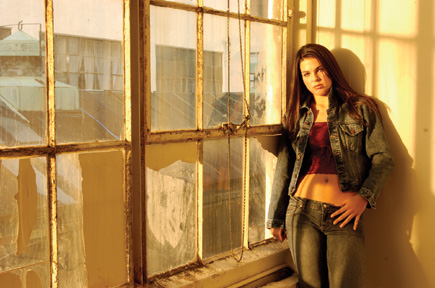
#> input picture 402 Project/warm/0805poweri08_37892270531_o.jpg, 435 x 288 px; its folder holds 4 pictures in this run
$ python image_formatting.py   (Python 2 division)
#> lines starting #> are read from the running program, lines starting #| are printed output that depends on the picture
import cv2
import numpy as np
import glob

class StatModel(object):
    def load(self, fn):
        self.model.load(fn)  # Known bug: https://github.com/opencv/opencv/issues/4969
    def save(self, fn):
        self.model.save(fn)

class SVM(StatModel):
    # [6 lines left out: function __init__, not called in this run]

    def train(self, samples, responses):
        self.model.train(samples, cv2.ml.ROW_SAMPLE, responses)

    def predict(self, samples):

        return self.model.predict(samples)[1].ravel()

# [29 lines left out: functions evaluate_model, get_hog, not called in this run]


hsv_imgs = np.array((0))
img_labels = np.array((0))
img_size = 250;
img_int_size = (img_size**2) * 3

#Adds warm filter images as HSV to training data
print('Formatting Warm Images')
for filename in glob.glob('warm/*'):
    if filename.endswith(".jpg") or filename.endswith(".png"):
        img = cv2.imread(filename)
#> img is the input picture: shape (288, 435, 3); mean B, G, R 78.6, 133.4, 172.1
        height, width = img.shape[:2]
#> height = 288; width = 435
        max_height = img_size
        max_width = img_size

        # only shrink if img is bigger than required
        #if max_height < height or max_width < width:
            # get scaling factor
        scaling_factorY = max_height / float(height)
#> scaling_factorY = 0.868
            #if max_width/float(width) < scaling_factor:
        scaling_factorX = max_width / float(width)
#> scaling_factorX = 0.575
            # resize image
        img = cv2.resize(img, None, fx=scaling_factorX, fy=scaling_factorY, interpolation=cv2.INTER_AREA)
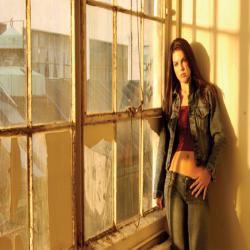
#> img: shape (250, 250, 3); mean B, G, R 78.6, 133.4, 172.1

        #key = cv2.waitKey()

	img_hsv = cv2.cvtColor(img, cv2.COLOR_BGR2HSV)
#> img_hsv: shape (250, 250, 3); mean H, S, V 18.7, 148.7, 172.1

	#print (img_hsv)

	hsv_imgs = np.append(hsv_imgs, img_hsv)
	img_labels = np.append(img_labels, 0)

        continue
    else:
        continue
#> pass 2 of the loop `for filename in glob.glob('warm/*'):`:
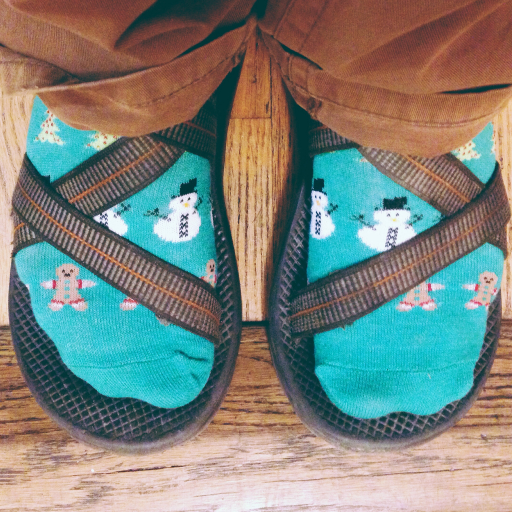
#> input picture 402 Project/warm/11316387066_33c17486cd_b_24038818328_o.jpg, 1024 x 1024 px (shown at 1/2 size)
#> img is the input picture: shape (1024, 1024, 3); mean B, G, R 124.3, 131.4, 123.9
#> `img = cv2.resize(img, None, fx=scaling_factorX, fy=scaling_factorY, in..`:
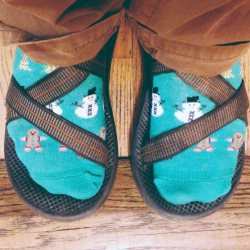
#> img: shape (250, 250, 3); mean B, G, R 124.3, 131.4, 123.9
#> img_hsv: shape (250, 250, 3); mean H, S, V 52, 112.4, 158.8
#> pass 3 of the loop `for filename in glob.glob('warm/*'):`:
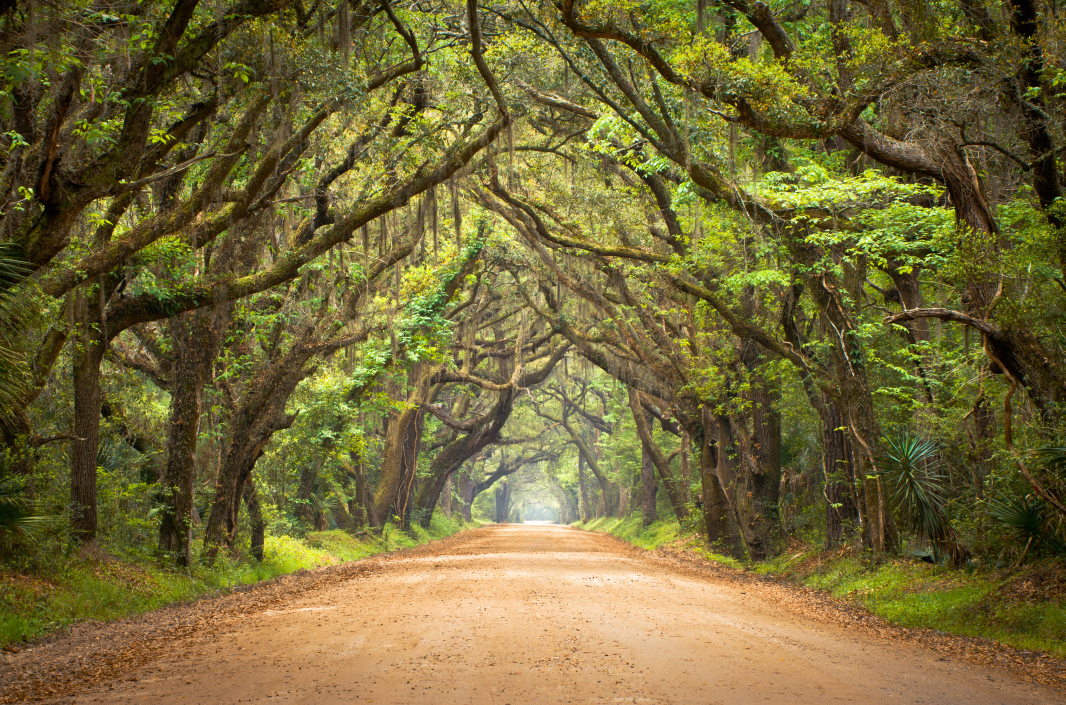
#> input picture 402 Project/warm/114346751_37172417073_o.jpg, 2131 x 1409 px (shown at 1/2 size)
#> img is the input picture: shape (1409, 2131, 3); mean B, G, R 55.8, 104.7, 115.7
#> `img = cv2.resize(img, None, fx=scaling_factorX, fy=scaling_factorY, in..`:
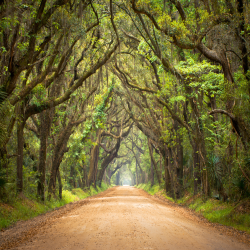
#> img: shape (250, 250, 3); mean B, G, R 55.8, 104.7, 115.7
#> img_hsv: shape (250, 250, 3); mean H, S, V 24.7, 142.2, 118.3
#> the loop made 4 passes; the first 3 are shown

#Adds superfade filter images as HSV to training data
print('Formatting Superfade Images')
for filename in glob.glob('superfade/*'):
    if filename.endswith(".jpg") or filename.endswith(".png"):
        img = cv2.imread(filename)
        height, width = img.shape[:2]
        max_height = img_size
        max_width = img_size

        # only shrink if img is bigger than required
        #if max_height < height or max_width < width:
            # get scaling factor
        scaling_factorY = max_height / float(height)
            #if max_width/float(width) < scaling_factor:
        scaling_factorX = max_width / float(width)
            # resize image
        img = cv2.resize(img, None, fx=scaling_factorX, fy=scaling_factorY, interpolation=cv2.INTER_AREA)

        #key = cv2.waitKey()

	img_hsv = cv2.cvtColor(img, cv2.COLOR_BGR2HSV)

	#print (img_hsv)

	hsv_imgs = np.append(hsv_imgs, img_hsv)
	img_labels = np.append(img_labels, 1)

        continue
    else:
        continue

#Adds noir filter images as HSV to training data
print('Formatting Noir Images')
for filename in glob.glob('noir/*'):
    if filename.endswith(".jpg") or filename.endswith(".png"):
        img = cv2.imread(filename)
        height, width = img.shape[:2]
        max_height = img_size
        max_width = img_size

        # only shrink if img is bigger than required
        #if max_height < height or max_width < width:
            # get scaling factor
        scaling_factorY = max_height / float(height)
            #if max_width/float(width) < scaling_factor:
        scaling_factorX = max_width / float(width)
            # resize image
        img = cv2.resize(img, None, fx=scaling_factorX, fy=scaling_factorY, interpolation=cv2.INTER_AREA)

        #key = cv2.waitKey()

	img_hsv = cv2.cvtColor(img, cv2.COLOR_BGR2HSV)

	#print (img_hsv)

	hsv_imgs = np.append(hsv_imgs, img_hsv)
	img_labels = np.append(img_labels, 2)

        continue
    else:
        continue

#Jake's way
test_imgs = []
#> test_imgs = []
train_imgs = []
test_lbls = []
train_lbls = []
temp_image = []

# [9 lines of commented-out code are left out]
print('Separating Data into Training and Testing')
i = 1
count = 1

while i < len(img_labels) * img_int_size:
	if (count < 90) or (count < 190 and count > 100) or (count < 290 and count > 200):
		#print (count)
		temp_image.append(hsv_imgs[i:i + img_int_size])
		train_imgs.append(temp_image)
		temp_image = []

		train_lbls.append(img_labels[count])

	else:
		temp_image.append(hsv_imgs[i:i + img_int_size])
		test_imgs.append(temp_image)
		temp_image = []

		test_lbls.append(img_labels[count])

	#print (count)
	#print (len(test_images))
	i += img_int_size
	count = i/img_int_size
#> after the loop, i = 937501; test_lbls = []; train_imgs = 5 items; train_lbls = [0, 0, 0, 0, 0]

#> (the run stopped early here; a loop or call above may not have finished)
